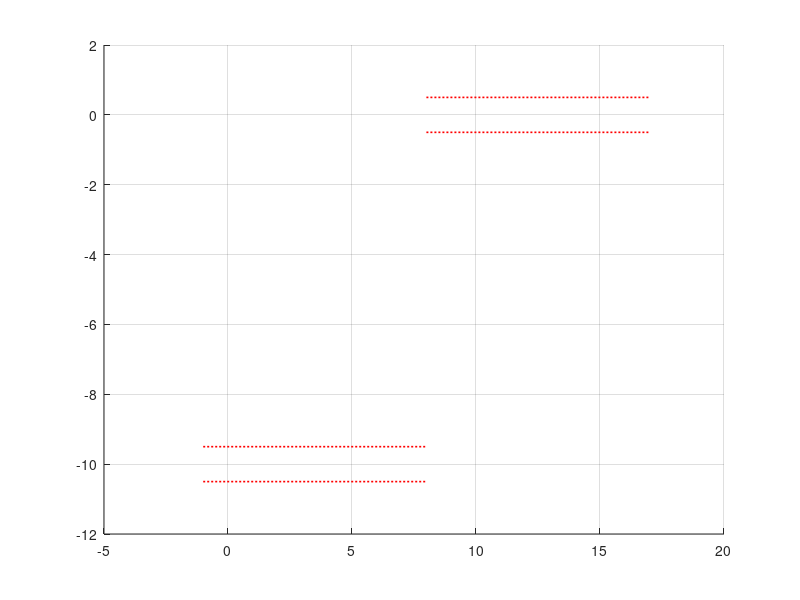

Write the MATLAB code that produced this figure. (Note: this script raises an error after producing the figure.)
%% --------------------------------------------------------
% GRAFICADOR MULTIPLES RESULTADOS (UNIVERSAL + ESTIMADOS)
% ---------------------------------------------------------
clear all; close all; clc;
% Cargar los datos. Asegurate de que existan las variables de los 4 estados.
load('datos_-10_465_46_125_A.mat'); 
Ts = 20e-3; 

% Configuraciones de tiempo de la ventana
t_half_cycle = 8;   % 8 segundos abajo, 8 segundos arriba
t_pad = 0.5;        % padding a cada lado
muestras_half = round(t_half_cycle / Ts);
muestras_pad  = round(t_pad / Ts);
muestras_totales = 2 * muestras_half + 2 * muestras_pad;

% 1. Encontrar los flancos (saltos hacia arriba o hacia abajo)
umbral_salto = 0.5; 
flancos = find(abs(diff(ref_d_full)) > umbral_salto);

% Filtrar flancos (asegurar que haya al menos 16s entre ellos)
inicios_validos = [];
ultimo_idx = -muestras_totales;
for i = 1:length(flancos)
    if (flancos(i) - ultimo_idx) > (2 * muestras_half * 0.8) 
        inicios_validos(end+1) = flancos(i);
        ultimo_idx = flancos(i);
    end
end
disp(['Se detectaron ', num2str(length(inicios_validos)), ' saltos a la referencia.']);

% 2. Extraer ventanas (Desde -1s hasta 17s)
num_ensayos = length(inicios_validos);
d_real_matrix = NaN(muestras_totales, num_ensayos);
ang_matrix    = NaN(muestras_totales, num_ensayos); % Matriz Angulo Estimado
w_matrix      = NaN(muestras_totales, num_ensayos); % Matriz Vel Angular Estimada
v_matrix      = NaN(muestras_totales, num_ensayos); % Matriz Vel Carro Estimada
ref_matrix    = NaN(muestras_totales, 1);

% Vector de tiempo centrado
vector_tiempo_ventana = (-t_pad : Ts : (2*t_half_cycle + t_pad - Ts))';
for i = 1:num_ensayos
    idx_flanco = inicios_validos(i);
    idx_start = idx_flanco - muestras_half - muestras_pad;
    idx_end   = idx_flanco + muestras_half + muestras_pad - 1;
    
    if idx_start > 0 && idx_end <= length(d_real_full)
        d_real_matrix(:, i) = d_real_full(idx_start:idx_end);
        
        % AQUÍ SE USA LA ESTIMACIÓN DEL OBSERVADOR
        ang_matrix(:, i)    = angle_est_full(idx_start:idx_end); 
        w_matrix(:, i)      = w_est_full(idx_start:idx_end);     
        v_matrix(:, i)      = vel_est_full(idx_start:idx_end);    
        
        if isnan(ref_matrix(1))
            ref_matrix = ref_d_full(idx_start:idx_end); 
        end
    else
        disp(['Ensayo ', num2str(i), ' descartado automáticamente.']);
    end
end

% --- CÁLCULO UNIVERSAL DE LAS BANDAS DE TOLERANCIA ---
ref_inicial = ref_matrix(1);        % Dónde estaba antes del salto
ref_final   = ref_matrix(end);      % A dónde fue
amplitud    = abs(ref_final - ref_inicial); % Tamaño real del salto

if isnan(amplitud) || amplitud == 0
    disp('Advertencia: No se pudo medir la amplitud. Forzando a 10.');
    amplitud = 10; 
end
tolerancia = 0.05 * amplitud; % 5% del viaje

b0_sup = ref_inicial + tolerancia;
b0_inf = ref_inicial - tolerancia;
b1_sup = ref_final + tolerancia;
b1_inf = ref_final - tolerancia;

%% ---------------- INSPECCIÓN VISUAL (SOLO DISTANCIA) ----------------
figure('Name', 'Inspección de Ensayos', 'NumberTitle', 'off', 'Position', [100 100 900 500]);
for i = 1:size(d_real_matrix, 2)
    if all(isnan(d_real_matrix(:, i))), continue; end
    clf; hold on; grid on;
    
    plot([-1 8], [b0_sup b0_sup], 'r:', 'LineWidth', 1.2);
    plot([-1 8], [b0_inf b0_inf], 'r:', 'LineWidth', 1.2);
    plot([8 17], [b1_sup b1_sup], 'r:', 'LineWidth', 1.2);
    plot([8 17], [b1_inf b1_inf], 'r:', 'LineWidth', 1.2);
    xline(2.5, 'm--'); xline(10.5, 'm--'); 
    
    plot(vector_tiempo_ventana, ref_matrix, 'k--', 'LineWidth', 2);
    plot(vector_tiempo_ventana, d_real_matrix(:, i), 'b', 'LineWidth', 1.5);
    
    title(['Inspección visual - Viendo Ensayo N° ', num2str(i)]);
    xlabel('Tiempo [s]'); ylabel('Posición [m]'); xlim([-1 17]); hold off;
    
    disp(['Mostrando Ensayo ', num2str(i), '. Anotá si sirve, y tocá ENTER para ver el siguiente...']);
    pause; 
end

%% ---------------- SELECCIÓN Y PROMEDIO GENERAL ----------------
%ensayos_buenos = [3, 4, 5, 6, 8]; %10 A
ensayos_buenos = [2, 4, 9, 10]; %-10 A
ensayos_buenos = ensayos_buenos(ensayos_buenos <= size(d_real_matrix, 2));

% --- NUEVO: Selección de ensayo a destacar ---
ensayo_destacado = 2; % Elegí acá el número de ensayo que querés resaltar (debe estar en ensayos_buenos)

% Promedios (Solo para Distancia y Vel. del Carro)
d_real_promedio = mean(d_real_matrix(:, ensayos_buenos), 2, 'omitnan');
v_promedio      = mean(v_matrix(:, ensayos_buenos), 2, 'omitnan');

% Ajuste simulación
offset_tiempo_sim = 0.0; 
offset_amp_sim    = 0.0; 
t_sim_ajustado = t_sim + offset_tiempo_sim;
idx_sim = find(t_sim_ajustado >= -1 & t_sim_ajustado <= 17);

%% ---------------- GRÁFICOS FINALES (4 FIGURAS) ----------------

% FIGURA 1: DISTANCIA (d) - Única que usa medición real cruda (Mantiene promedio)
figure('Name', 'Estado x3: Distancia', 'Position', [50 300 800 400]);
hold on; grid on;
plot([-1 8], [b0_sup b0_sup], 'k:', 'LineWidth', 1.5, 'HandleVisibility', 'off');
plot([-1 8], [b0_inf b0_inf], 'k:', 'LineWidth', 1.5, 'HandleVisibility', 'off');
plot([8 17], [b1_sup b1_sup], 'k:', 'LineWidth', 1.5, 'HandleVisibility', 'off');
plot([8 17], [b1_inf b1_inf], 'k:', 'LineWidth', 1.5, 'HandleVisibility', 'off');
xline(2.5, 'm--', 'ts = 2.5s', 'LabelVerticalAlignment', 'bottom', 'HandleVisibility', 'off');
xline(10.5, 'm--', 'ts = 10.5s', 'LabelVerticalAlignment', 'bottom', 'HandleVisibility', 'off');
is_first = true;
for i = ensayos_buenos
    if is_first
        plot(vector_tiempo_ventana, d_real_matrix(:, i), 'Color', [0.5, 0.7, 1, 0.9], 'LineWidth', 0.5, 'DisplayName', 'Mediciones');
        is_first = false;
    else
        h_todas = plot(vector_tiempo_ventana, d_real_matrix(:, i), 'Color', [0.5, 0.7, 1, 0.9], 'LineWidth', 0.5);
        set(get(get(h_todas,'Annotation'),'LegendInformation'),'IconDisplayStyle','off');
    end
end
if exist('d_real_sim', 'var')
    plot(t_sim_ajustado(idx_sim), d_real_sim(idx_sim) + offset_amp_sim, 'g-.', 'LineWidth', 2, 'DisplayName', 'Simulación');
end
plot(vector_tiempo_ventana, ref_matrix, 'k-', 'LineWidth', 1.5, 'DisplayName', 'Referencia');
plot(vector_tiempo_ventana, d_real_promedio, 'r', 'LineWidth', 2.5, 'DisplayName', 'Prom. Mediciones');
hold off; xlabel('Tiempo [s]'); ylabel('$d(t)$ [cm]', 'Interpreter', 'latex'); xlim([-1 17]); legend('Location', 'best');

%%
% FIGURA 2: ÁNGULO ESTIMADO (theta_hat) - Destaca un ensayo particular
figure('Name', 'Estado x1: Ángulo Estimado', 'Position', [100 250 800 400]);
hold on; grid on;
is_first = true;
for i = ensayos_buenos
    if i == ensayo_destacado
        continue; % Lo salteamos para graficarlo último y que quede por encima
    end
    
    if is_first
        plot(vector_tiempo_ventana, ang_matrix(:, i), 'Color', [0.5, 0.7, 1, 0.9], 'LineWidth', 0.5, 'DisplayName', 'Otras Estimaciones');
        is_first = false;
    else
        h_todas = plot(vector_tiempo_ventana, ang_matrix(:, i), 'Color', [0.5, 0.7, 1, 0.9], 'LineWidth', 0.5);
        set(get(get(h_todas,'Annotation'),'LegendInformation'),'IconDisplayStyle','off');
    end
end

% Graficamos el ensayo destacado
if ismember(ensayo_destacado, ensayos_buenos)
    plot(vector_tiempo_ventana, ang_matrix(:, ensayo_destacado), 'r', 'LineWidth', 2.5, 'DisplayName', ['Ensayo Destacado (', num2str(ensayo_destacado), ')']);
end

if exist('angle_real_sim', 'var')
    plot(t_sim_ajustado(idx_sim), angle_real_sim(idx_sim), 'g-.', 'LineWidth', 2, 'DisplayName', 'Simulación');
end
hold off; xlabel('Tiempo [s]'); ylabel('$\hat{\theta}(t)$', 'Interpreter', 'latex'); xlim([6 12]); legend('Location', 'best');

%%
% FIGURA 3: VELOCIDAD DEL CARRO ESTIMADA (v_hat) - (Mantiene promedio)
figure('Name', 'Estado x4: Velocidad del Carro Estimada', 'Position', [150 200 800 400]);
hold on; grid on;
is_first = true;
for i = ensayos_buenos
    if is_first
        plot(vector_tiempo_ventana, v_matrix(:, i), 'Color', [0.5, 0.7, 1, 0.9], 'LineWidth', 0.5, 'DisplayName', 'Estimaciones (Obs)');
        is_first = false;
    else
        h_todas = plot(vector_tiempo_ventana, v_matrix(:, i), 'Color', [0.5, 0.7, 1, 0.9], 'LineWidth', 0.5);
        set(get(get(h_todas,'Annotation'),'LegendInformation'),'IconDisplayStyle','off');
    end
end
if exist('vel_est_sim', 'var')
    plot(t_sim_ajustado(idx_sim), vel_est_sim(idx_sim), 'g-.', 'LineWidth', 2, 'DisplayName', 'Simulación');
end
plot(vector_tiempo_ventana, v_promedio, 'r', 'LineWidth', 2.5, 'DisplayName', 'Prom. Estimaciones');
hold off; xlabel('Tiempo [s]'); ylabel('$\hat{\dot{d}}(t) \ [cm/s]$', 'Interpreter', 'latex'); xlim([4 14]); legend('Location', 'best');

%%
% FIGURA 4: VELOCIDAD ANGULAR ESTIMADA (w_hat) - Destaca un ensayo particular
figure('Name', 'Estado x2: Velocidad Angular Estimada', 'Position', [200 150 800 400]);
hold on; grid on;
is_first = true;
for i = ensayos_buenos
    if i == ensayo_destacado
        continue; % Lo salteamos para graficarlo último
    end
    
    if is_first
        plot(vector_tiempo_ventana, w_matrix(:, i), 'Color', [0.5, 0.7, 1, 0.9], 'LineWidth', 0.5, 'DisplayName', 'Otras Estimaciones');
        is_first = false;
    else
        h_todas = plot(vector_tiempo_ventana, w_matrix(:, i), 'Color', [0.5, 0.7, 1, 0.9], 'LineWidth', 0.5);
        set(get(get(h_todas,'Annotation'),'LegendInformation'),'IconDisplayStyle','off');
    end
end

% Graficamos el ensayo destacado
if ismember(ensayo_destacado, ensayos_buenos)
    plot(vector_tiempo_ventana, w_matrix(:, ensayo_destacado), 'r', 'LineWidth', 2.5, 'DisplayName', ['Ensayo Destacado (', num2str(ensayo_destacado), ')']);
end

if exist('w_est_sim', 'var')
    plot(t_sim_ajustado(idx_sim), w_est_sim(idx_sim), 'g-.', 'LineWidth', 2, 'DisplayName', 'Simulación');
end
hold off; xlabel('Tiempo [s]'); ylabel('$\hat{\dot{\theta}}(t)$', 'Interpreter', 'latex'); xlim([6 12]); legend('Location', 'best');
